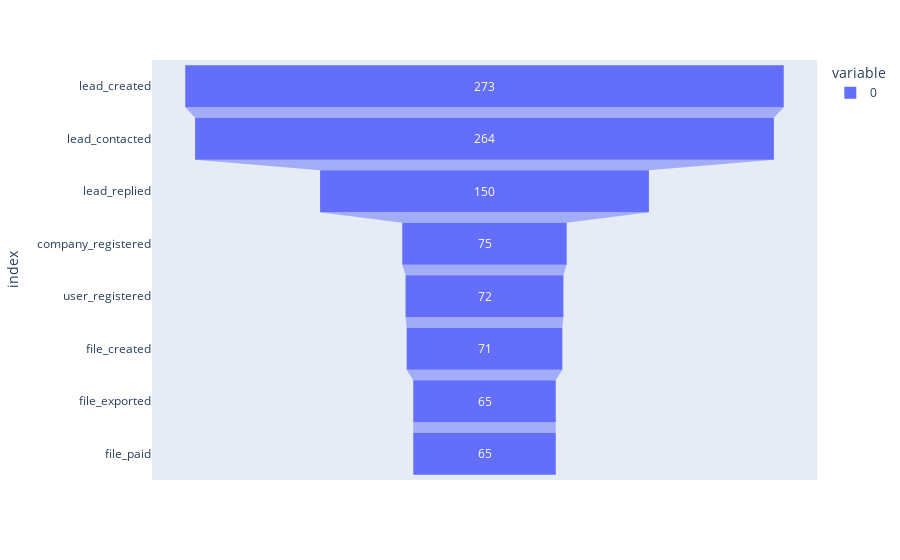

Write notebook code for a chart like this one.
### Code cell
px.funnel(full_funnel)

### Figure 1 — Plotly figure (JSON) as saved in the notebook; plotly's stock layout.template omitted (floating-point values rounded to 4 significant figures)
{"data": [{"hovertemplate": "variable=0<br>value=%{x}<br>index=%{y}<extra></extra>", "legendgroup": "0", "marker": {"color": "#636efa"}, "name": "0", "orientation": "h", "showlegend": true, "type": "funnel", "x": [273, 264, 150, 75, 72, 71, 65, 65], "xaxis": "x", "y": ["lead_created", "lead_contacted", "lead_replied", "company_registered", "user_registered", "file_created", "file_exported", "file_paid"], "yaxis": "y"}], "layout": {"autosize": true, "legend": {"title": {"text": "variable"}, "tracegroupgap": 0}, "margin": {"t": 60}, "xaxis": {"anchor": "y", "autorange": true, "domain": [0, 1], "range": [-151.7, 151.7], "title": {"text": "value"}, "type": "linear"}, "yaxis": {"anchor": "x", "autorange": true, "domain": [0, 1], "range": [7.5, -0.5], "title": {"text": "index"}, "type": "category"}}}
